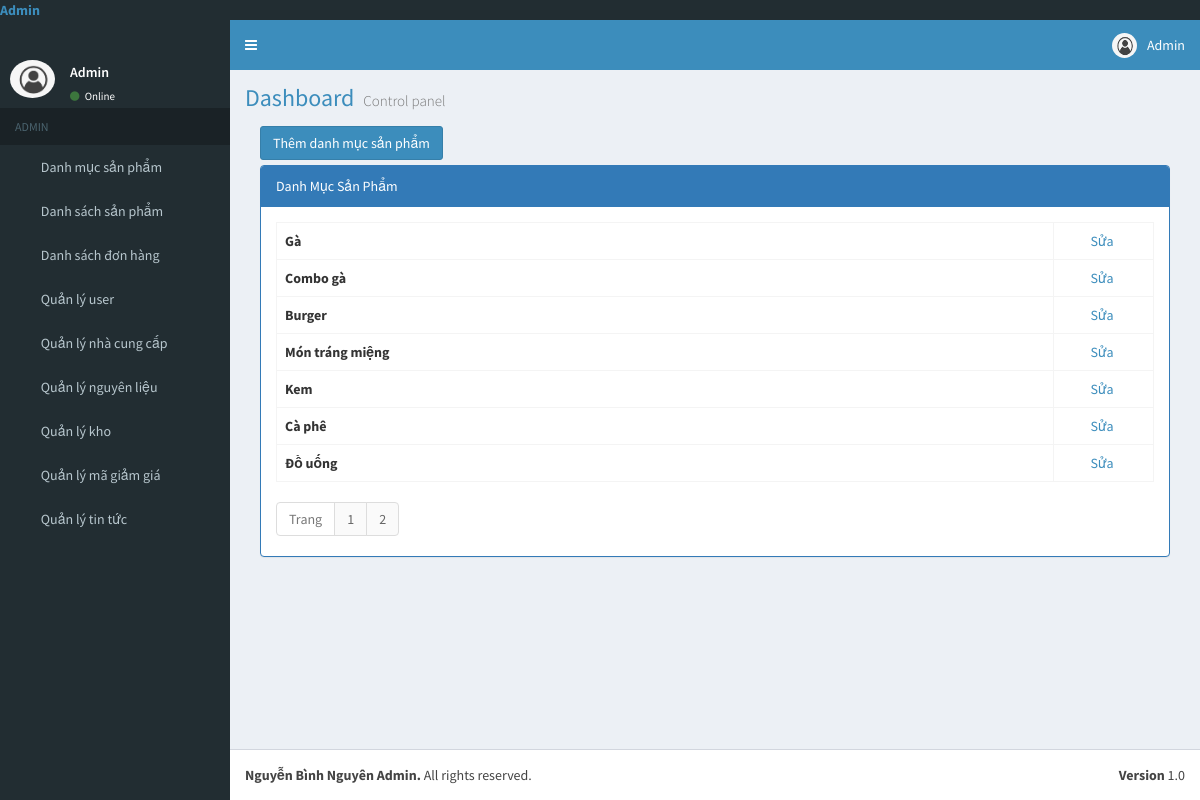
/index.php?area=Backend&controller=Category (signed in), run on the app's committed database.
### tables this page shows
CREATE TABLE `tbl_category` (
  `id` int(11) NOT NULL,
  `name` varchar(500) NOT NULL
);

### Controllers/Backend/CategoryController.php (called while the page is built, shortened)
<?php
	include "Models/Backend/CategoryModel.php";
	class CategoryController extends Controller{
		public function index(){
			$pageSize = 4;
			$totalRecord = $this->totalRecord();
			$numPage = ceil($totalRecord/$pageSize);
			$p = isset($_GET["p"])&&is_numeric($_GET["p"])&&$_GET["p"]>0 ? ($_GET["p"]-1) : 0;
			$from = $p * $pageSize;
			$data = $this->fetchAll($from,$pageSize);
			$this->renderHTML("Views/Backend/CategoryView.php",array("data"=>$data,"numPage"=>$numPage));
		}
	}
 ?>

### index.php (called while the page is built, shortened)
<?php
	include "App/Routing.php";
 ?>

### Models/Backend/CategoryModel.php (called while the page is built, shortened)
<?php
	trait CategoryModel{
		public function fetchAll(){
			$conn = Connection::getInstance();
			$query = $conn->query("select * from tbl_category order by id asc");
			return $query->fetchAll();
		}
		public function totalRecord(){
			$conn = Connection::getInstance();
			$query = $conn->query("select id from tbl_category");
			return $query->rowCount();
		}
	}
 ?>

### Views/Backend/CategoryView.php (the view, shortened to what this page needs)
<div class="col-md-12">
    <div style="margin-bottom:5px;">
        <a href="index.php?area=backend&controller=Category&action=add" class="btn btn-primary">Thêm danh mục sản phẩm</a>
    </div>
    <div class="panel panel-primary">
        <div class="panel-heading">Danh Mục Sản Phẩm</div>
        <div class="panel-body">
            <table class="table table-bordered table-hover">
                <?php foreach($data as $rows): ?>
                <tr>
                    <th><?php echo $rows->name; ?></th>
                    <td style="text-align:center;width:100px;">
                        <a href="index.php?area=backend&controller=Category&action=edit&id=<?php echo $rows->id; ?>">Sửa</a>&nbsp;
                    </td>
                </tr>
                <?php endforeach; ?>
            </table>
            <ul class="pagination">
                <li class="page-item disabled">
                    <a href="#" class="page-link">Trang</a>
                </li>
                <?php for($i = 1; $i <= $numPage; $i++): ?>
                <li class="page-item">
                    <a href="index.php?area=backend&controller=Category&p=<?php echo $i; ?>" class="page-link"><?php echo $i; ?></a>
                </li>
                <?php endfor; ?>
            </ul>
        </div>
    </div>
</div>

### Views/Backend/CategoryView.php (style rules this page uses)
.pagination { padding:0px; margin:0px; }

### data on the page
tbl_category: name "Gà"
tbl_category: name "Combo gà"
tbl_category: name "Burger"
tbl_category: name "Món tráng miệng"
tbl_category: name "Kem"
tbl_category: name "Cà phê"
tbl_category: name "Đồ uống"

### other printed values
$_SESSION["fullname"] "Admin"
